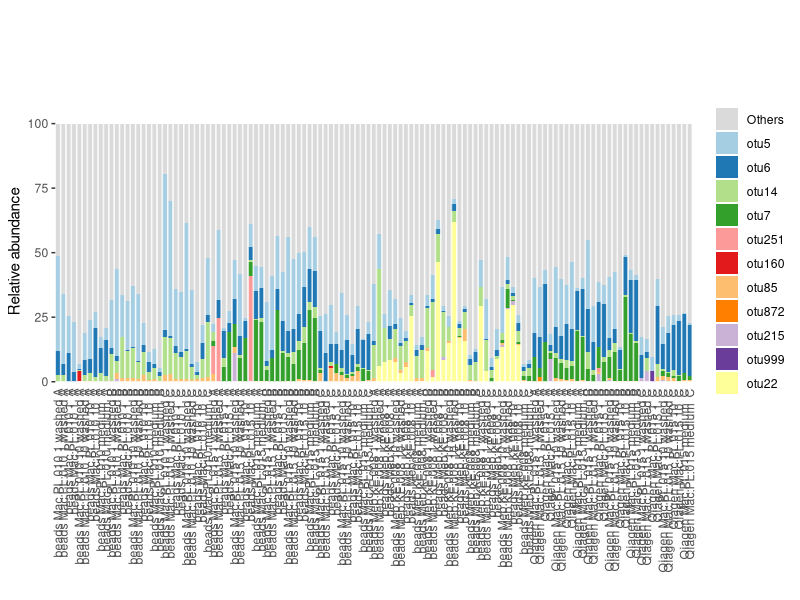

Write R code to recreate this figure.
library(reshape2)
library(ggplot2)

samples<- read.csv("../EXPERIMENT2/SAMPLES_EXPERIMENT2.csv",sep="\t", header=T)
Statistic_table<- read.csv("../EXPERIMENT2/Results/Statistics_table.txt",sep="\t",header=T,row.names=1)

percentages<-Statistic_table[c(12,22,21,13,14,17),  ] 

 
otus<-read.csv("../EXPERIMENT2/Results/Decontaminated_OTU_Table.txt",sep="\t", header=T,row.names=1)

# EMPTY 
#otus<-otus[,! colnames(otus) %in%  c("EXPERIMENT_1_T_Neg_PCRI_1","EXPERIMENT_1_T_Neg_PCRI_1","EXPERIMENT_1_T_Neg_PCRI_2")]


#TO RELATIVE
	X<-otus
	info<-X[1:5]
	n<-ncol(X)
	X<-X[-c(1:5,n)]
	X<-apply(X, 2, function(x){100*x/sum(x)} )
	out<-cbind(info,X)
otus<-out

otus<-otus[,-c(1,2,3,4,5)]

apply(otus,1,max)

otusMEAN<-otus[rev(order(rowSums(otus,na.rm=T))),]
otusMAX<-otus[rev(order(apply(otus,1,max))),]

otus<-unique(rbind(otusMEAN[1:5,], otusMAX[1:9,] ))



otus<-rbind(100-colSums(otus),otus)
rownames(otus)[1]<-"Others"

melted_otus<-melt(t(otus))

melted_otus$REPLICATE<-t( samples[1, paste0(melted_otus[,1])])
melted_otus$EXTRACTION<-t( samples[2, paste0(melted_otus[,1])])

melted_otus$EXTRACTION[melted_otus$EXTRACTION=="Chelex"]<-"1.Chelex"
melted_otus$EXTRACTION[melted_otus$EXTRACTION=="beads"]<-"2.SPRIbeads"


melted_otus$SPECIES<-t( samples[3, paste0(melted_otus[,1])])
melted_otus$BLANK_TYPE<-t( samples[4, paste0(melted_otus[,1])])
melted_otus$N<-t( samples[5, paste0(melted_otus[,1])])
melted_otus$WASHED<-t( samples[6, paste0(melted_otus[,1])])
melted_otus$EXPERIMENT<-t( samples[9, paste0(melted_otus[,1])])
melted_otus$GENUS<-t( samples[10, paste0(melted_otus[,1])])
melted_otus$SAMPLE_NAME<-t( samples[11, paste0(melted_otus[,1])])
melted_otus$BLANK_TYPE[melted_otus$BLANK_TYPE=="blank"]<-"0.blank"
melted_otus$BLANK_TYPE[melted_otus$BLANK_TYPE=="ludwik"]<-"1.ludwik"
melted_otus$BLANK_TYPE[melted_otus$BLANK_TYPE=="zywiec"]<-"1.zywiec"
melted_otus$BLANK_TYPE[melted_otus$BLANK_TYPE=="algae"]<-"2.algae"
melted_otus$BLANK_TYPE[melted_otus$BLANK_TYPE=="rotifers"]<-"3.algae"
melted_otus$BLANK_TYPE[melted_otus$BLANK_TYPE==""]<-"4.not_blank"
melted_otus$SAMPLE<-melted_otus[,1]
melted_otus$WITH_REPLICATES<-melted_otus$REPLICATE %in% c("A","B","C")
melted_otus$NAME<-paste(melted_otus$EXTRACTION, melted_otus$SPECIES,melted_otus$REPLICATE,melted_otus$N)

melted_otus<-subset(melted_otus,BLANK_TYPE=="4.not_blank")


THEME<-theme(panel.margin=unit(c(0), "lines"),  axis.ticks.x=element_blank(), panel.grid.major=element_blank(),panel.grid.minor=element_blank(),panel.border=element_rect(colour = "#ffffff", fill=NA, size=0.5), strip.background = element_blank(),axis.text.x = element_text(angle = 90, vjust = 0.5, hjust=1),strip.text   = element_text(size=0),legend.title=element_blank() )


library(RColorBrewer)
col_vector<-c("#dadada",brewer.pal(11, "Paired") )


dev.new()
svg("EXPERIMENT_2_decontaminated_otus.svg",width=20,height=9)
ggplot( melted_otus, aes(x=SAMPLE_NAME,y=value,fill=Var2) )+geom_bar(stat="identity",position="stack", width=2)+ theme(panel.border = element_blank() ,panel.background = element_blank() )+facet_grid(~EXTRACTION+WITH_REPLICATES+BLANK_TYPE+GENUS+SPECIES+REPLICATE+N+SAMPLE, scales = "free", space = "free")+THEME+ scale_y_continuous(limits = c(0,101), expand = c(0, 0))+xlab("")+ylab("Relative abundance") +scale_fill_manual(values=col_vector)

dev.off()


